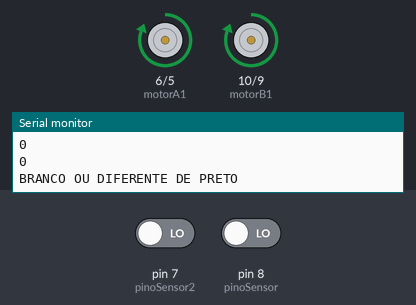
Simulated run of this sketch. Board: Arduino Uno, built with avr-gcc and run on an emulated ATmega328P. Parts: motor-driver pin pairs drawn as motors (green arrow = first pin HIGH = forward, orange = second pin HIGH = backward, longer = more drive), the last lines printed to the serial monitor. Inputs (shaded band) come from the test bench; at power-on: pin 7 (pinoSensor2) LOW, pin 8 (pinoSensor) LOW.

Above: at 2.0 s.
2.1 s: pin 7 (pinoSensor2) driven HIGH and pin 8 (pinoSensor) driven HIGH
At 3.1 s:
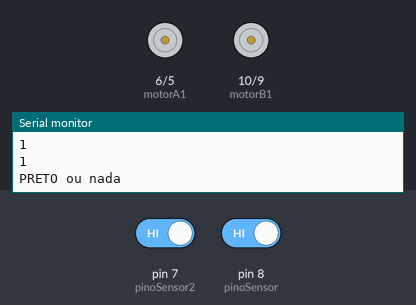
Timing chart, 0 to 5.1 s (numbered marks = the images above; inputs shaded):
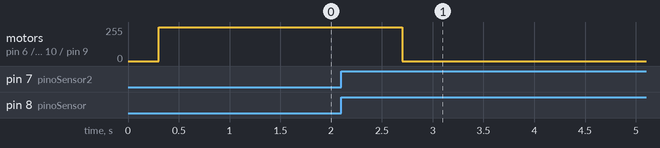

The sketch:

Carrinho.ino
```cpp
#define pinoSensor 8
#define pinoSensor2 7
#define motorA1 6
#define motorA2 5
#define motorB1 10
#define motorB2 9

void setup() {
  // put your setup code here, to run once:

  pinMode(pinoSensor,INPUT);
  pinMode(pinoSensor2, INPUT);
  pinMode(motorA1, OUTPUT);
  pinMode(motorA2, OUTPUT);
  pinMode(motorB1, OUTPUT);
  pinMode(motorB2, OUTPUT);

  Serial.begin(9600);

}

void loop() {
  // put your main code here, to run repeatedly:

  bool estadoSensor1 = digitalRead(pinoSensor); //LENDO O QUE MEU PINO ESTÁ CAPTANDO
  bool estadoSensor2 = digitalRead(pinoSensor2);

  if(estadoSensor1 == 1 && estadoSensor2 == 1){
    Serial.println("PRETO ou nada");
    delay(300);
    digitalWrite(motorA1, LOW);
    digitalWrite(motorB1, LOW);
    Serial.println(estadoSensor1);
    Serial.println(estadoSensor2);
    delay(300);
  }
  else if(estadoSensor1 == 0 && estadoSensor2 == 0){
    Serial.println("BRANCO OU DIFERENTE DE PRETO");
    delay(300);
    digitalWrite(motorA1, HIGH);
    digitalWrite(motorB1, HIGH);
    Serial.println(estadoSensor1);
    Serial.println(estadoSensor2);
    delay(300);
  }

}
```

Measured:
- after the input at 2.1 s, motor on pin 6 (motorA1) / pin 5 (motorA2), motor on pin 10 (motorB1) / pin 9 (motorB2): forward 255/255 → stopped after 0.60 s
